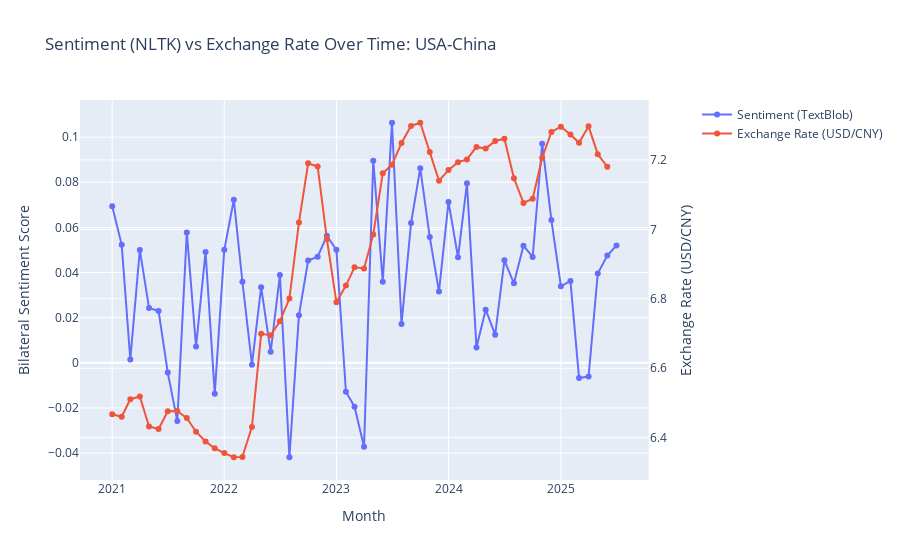
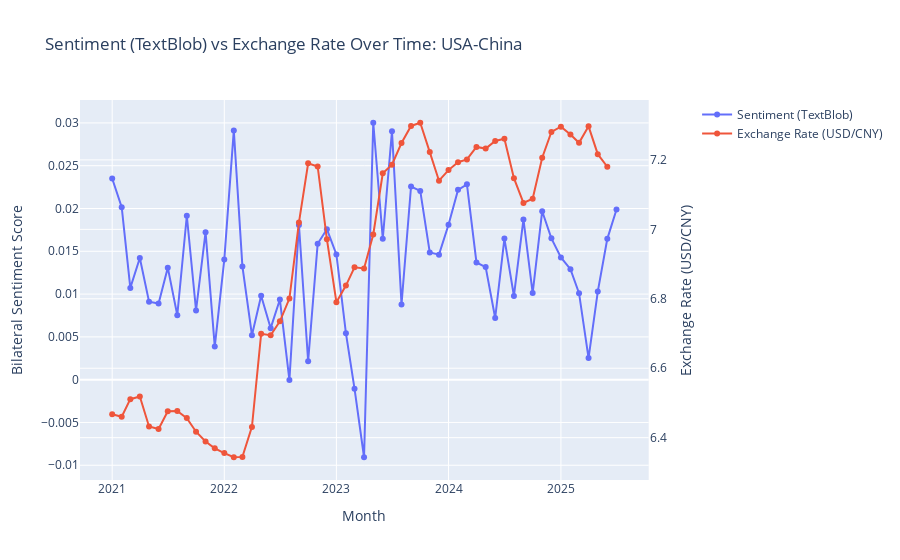

Notebook code cell kept with these figures, in order:
### Code cell
#show graphs joined by month on x axis
import plotly.graph_objects as go
from plotly.subplots import make_subplots

#Create a figure with secondary y-axis
#NLTK
fig = make_subplots(specs=[[{"secondary_y": True}]])

# Add Sentiment trace (primary y-axis)
fig.add_trace(go.Scatter(x = monthly_sentiment_nltk['Month'], y = monthly_sentiment_nltk['Sentiment'], name = 'Sentiment (TextBlob)',
            mode = 'lines+markers'), secondary_y = False)

# Add Exchange Rate trace (secondary y-axis)
fig.add_trace(go.Scatter(x = usd_cny_exchange_rate['Month'], y = usd_cny_exchange_rate['EXCHUS'], name = 'Exchange Rate (USD/CNY)',
        mode = 'lines+markers'), secondary_y = True)

# Update layout
fig.update_layout(title_text = f'Sentiment (NLTK) vs Exchange Rate Over Time: {relation}',hovermode = 'x unified')

# Set axis titles
fig.update_xaxes(title_text = 'Month')
fig.update_yaxes(title_text = 'Bilateral Sentiment Score', secondary_y = False)
fig.update_yaxes(title_text = 'Exchange Rate (USD/CNY)', secondary_y = True)

# Show plot
fig.show()

#TextBlob
fig = make_subplots(specs=[[{"secondary_y": True}]])

# Add Sentiment trace (primary y-axis)
fig.add_trace(go.Scatter(x = monthly_sentiment_textblob['Month'], y = monthly_sentiment_textblob['Sentiment'], name = 'Sentiment (TextBlob)',
            mode = 'lines+markers'), secondary_y = False)

# Add Exchange Rate trace (secondary y-axis)
fig.add_trace(go.Scatter(x = usd_cny_exchange_rate['Month'], y = usd_cny_exchange_rate['EXCHUS'], name = 'Exchange Rate (USD/CNY)',
        mode = 'lines+markers'), secondary_y = True)

# Update layout
fig.update_layout(title_text = f'Sentiment (TextBlob) vs Exchange Rate Over Time: {relation}',hovermode = 'x unified')

# Set axis titles
fig.update_xaxes(title_text = 'Month')
fig.update_yaxes(title_text = 'Bilateral Sentiment Score', secondary_y = False)
fig.update_yaxes(title_text = 'Exchange Rate (USD/CNY)', secondary_y = True)

# Show plot
fig.show()

### Figure 1 — Plotly figure (JSON) as saved in the notebook; plotly's stock layout.template omitted (floating-point values rounded to 4 significant figures)
{"data": [{"mode": "lines+markers", "name": "Sentiment (TextBlob)", "type": "scatter", "x": ["2021-01-01T00:00:00", "2021-02-01T00:00:00", "2021-03-01T00:00:00", "2021-04-01T00:00:00", "2021-05-01T00:00:00", "2021-06-01T00:00:00", "2021-07-01T00:00:00", "2021-08-01T00:00:00", "2021-09-01T00:00:00", "2021-10-01T00:00:00", "2021-11-01T00:00:00", "2021-12-01T00:00:00", "2022-01-01T00:00:00", "2022-02-01T00:00:00", "2022-03-01T00:00:00", "2022-04-01T00:00:00", "2022-05-01T00:00:00", "2022-06-01T00:00:00", "2022-07-01T00:00:00", "2022-08-01T00:00:00", "2022-09-01T00:00:00", "2022-10-01T00:00:00", "2022-11-01T00:00:00", "2022-12-01T00:00:00", "2023-01-01T00:00:00", "2023-02-01T00:00:00", "2023-03-01T00:00:00", "2023-04-01T00:00:00", "2023-05-01T00:00:00", "2023-06-01T00:00:00", "2023-07-01T00:00:00", "2023-08-01T00:00:00", "2023-09-01T00:00:00", "2023-10-01T00:00:00", "2023-11-01T00:00:00", "2023-12-01T00:00:00", "2024-01-01T00:00:00", "2024-02-01T00:00:00", "2024-03-01T00:00:00", "2024-04-01T00:00:00", "2024-05-01T00:00:00", "2024-06-01T00:00:00", "2024-07-01T00:00:00", "2024-08-01T00:00:00", "2024-09-01T00:00:00", "2024-10-01T00:00:00", "2024-11-01T00:00:00", "2024-12-01T00:00:00", "2025-01-01T00:00:00", "2025-02-01T00:00:00", "2025-03-01T00:00:00", "2025-04-01T00:00:00", "2025-05-01T00:00:00", "2025-06-01T00:00:00", "2025-07-01T00:00:00"], "xaxis": "x", "y": [0.06941, 0.05225, 0.001432, 0.04999, 0.02425, 0.0229, -0.004368, -0.02586, 0.05778, 0.007205, 0.0491, -0.01369, 0.05006, 0.07225, 0.0359, -0.0008518, 0.03349, 0.004839, 0.03888, -0.04187, 0.02102, 0.0453, 0.047, 0.05624, 0.05009, -0.01283, -0.01946, -0.03721, 0.08957, 0.03595, 0.1064, 0.01713, 0.0619, 0.08622, 0.0557, 0.03155, 0.07127, 0.04672, 0.07951, 0.006797, 0.02351, 0.01244, 0.04542, 0.03522, 0.05189, 0.0469, 0.09711, 0.06324, 0.03386, 0.03626, -0.006772, -0.006127, 0.03957, 0.04749, 0.05196], "yaxis": "y"}, {"mode": "lines+markers", "name": "Exchange Rate (USD/CNY)", "type": "scatter", "x": ["2021-01", "2021-02", "2021-03", "2021-04", "2021-05", "2021-06", "2021-07", "2021-08", "2021-09", "2021-10", "2021-11", "2021-12", "2022-01", "2022-02", "2022-03", "2022-04", "2022-05", "2022-06", "2022-07", "2022-08", "2022-09", "2022-10", "2022-11", "2022-12", "2023-01", "2023-02", "2023-03", "2023-04", "2023-05", "2023-06", "2023-07", "2023-08", "2023-09", "2023-10", "2023-11", "2023-12", "2024-01", "2024-02", "2024-03", "2024-04", "2024-05", "2024-06", "2024-07", "2024-08", "2024-09", "2024-10", "2024-11", "2024-12", "2025-01", "2025-02", "2025-03", "2025-04", "2025-05", "2025-06"], "xaxis": "x", "y": [6.467, 6.46, 6.511, 6.519, 6.432, 6.425, 6.476, 6.477, 6.456, 6.417, 6.389, 6.369, 6.356, 6.344, 6.345, 6.431, 6.699, 6.695, 6.735, 6.801, 7.019, 7.19, 7.181, 6.972, 6.79, 6.838, 6.891, 6.888, 6.985, 7.161, 7.186, 7.249, 7.298, 7.307, 7.223, 7.14, 7.171, 7.194, 7.202, 7.237, 7.233, 7.255, 7.261, 7.147, 7.076, 7.088, 7.206, 7.281, 7.296, 7.273, 7.249, 7.297, 7.217, 7.18], "yaxis": "y2"}], "layout": {"autosize": true, "hovermode": "x unified", "title": {"text": "Sentiment (NLTK) vs Exchange Rate Over Time: USA-China"}, "xaxis": {"anchor": "y", "autorange": true, "domain": [0, 0.94], "range": ["2020-09-10 17:24:06.1016", "2025-10-21 06:35:53.8984"], "title": {"text": "Month"}, "type": "date"}, "yaxis": {"anchor": "x", "autorange": true, "domain": [0, 1], "range": [-0.05411, 0.1186], "title": {"text": "Bilateral Sentiment Score"}, "type": "linear"}, "yaxis2": {"anchor": "x", "autorange": true, "overlaying": "y", "range": [6.264, 7.387], "side": "right", "title": {"text": "Exchange Rate (USD/CNY)"}, "type": "linear"}}}

### Figure 2 — Plotly figure (JSON) as saved in the notebook; plotly's stock layout.template omitted (floating-point values rounded to 4 significant figures)
{"data": [{"mode": "lines+markers", "name": "Sentiment (TextBlob)", "type": "scatter", "x": ["2021-01-01T00:00:00", "2021-02-01T00:00:00", "2021-03-01T00:00:00", "2021-04-01T00:00:00", "2021-05-01T00:00:00", "2021-06-01T00:00:00", "2021-07-01T00:00:00", "2021-08-01T00:00:00", "2021-09-01T00:00:00", "2021-10-01T00:00:00", "2021-11-01T00:00:00", "2021-12-01T00:00:00", "2022-01-01T00:00:00", "2022-02-01T00:00:00", "2022-03-01T00:00:00", "2022-04-01T00:00:00", "2022-05-01T00:00:00", "2022-06-01T00:00:00", "2022-07-01T00:00:00", "2022-08-01T00:00:00", "2022-09-01T00:00:00", "2022-10-01T00:00:00", "2022-11-01T00:00:00", "2022-12-01T00:00:00", "2023-01-01T00:00:00", "2023-02-01T00:00:00", "2023-03-01T00:00:00", "2023-04-01T00:00:00", "2023-05-01T00:00:00", "2023-06-01T00:00:00", "2023-07-01T00:00:00", "2023-08-01T00:00:00", "2023-09-01T00:00:00", "2023-10-01T00:00:00", "2023-11-01T00:00:00", "2023-12-01T00:00:00", "2024-01-01T00:00:00", "2024-02-01T00:00:00", "2024-03-01T00:00:00", "2024-04-01T00:00:00", "2024-05-01T00:00:00", "2024-06-01T00:00:00", "2024-07-01T00:00:00", "2024-08-01T00:00:00", "2024-09-01T00:00:00", "2024-10-01T00:00:00", "2024-11-01T00:00:00", "2024-12-01T00:00:00", "2025-01-01T00:00:00", "2025-02-01T00:00:00", "2025-03-01T00:00:00", "2025-04-01T00:00:00", "2025-05-01T00:00:00", "2025-06-01T00:00:00", "2025-07-01T00:00:00"], "xaxis": "x", "y": [0.0235, 0.02016, 0.01072, 0.01421, 0.009114, 0.008897, 0.01309, 0.007536, 0.01915, 0.008093, 0.01723, 0.00387, 0.01403, 0.02913, 0.01323, 0.005192, 0.009806, 0.006018, 0.009362, -4.923e-05, 0.01808, 0.002149, 0.01587, 0.01758, 0.01463, 0.005438, -0.00105, -0.009064, 0.03002, 0.01647, 0.02903, 0.008792, 0.02257, 0.02205, 0.01487, 0.01461, 0.0181, 0.02218, 0.02282, 0.01369, 0.01316, 0.007207, 0.01649, 0.009777, 0.01873, 0.01012, 0.01968, 0.01651, 0.01429, 0.01291, 0.0101, 0.002519, 0.01029, 0.01645, 0.01988], "yaxis": "y"}, {"mode": "lines+markers", "name": "Exchange Rate (USD/CNY)", "type": "scatter", "x": ["2021-01", "2021-02", "2021-03", "2021-04", "2021-05", "2021-06", "2021-07", "2021-08", "2021-09", "2021-10", "2021-11", "2021-12", "2022-01", "2022-02", "2022-03", "2022-04", "2022-05", "2022-06", "2022-07", "2022-08", "2022-09", "2022-10", "2022-11", "2022-12", "2023-01", "2023-02", "2023-03", "2023-04", "2023-05", "2023-06", "2023-07", "2023-08", "2023-09", "2023-10", "2023-11", "2023-12", "2024-01", "2024-02", "2024-03", "2024-04", "2024-05", "2024-06", "2024-07", "2024-08", "2024-09", "2024-10", "2024-11", "2024-12", "2025-01", "2025-02", "2025-03", "2025-04", "2025-05", "2025-06"], "xaxis": "x", "y": [6.467, 6.46, 6.511, 6.519, 6.432, 6.425, 6.476, 6.477, 6.456, 6.417, 6.389, 6.369, 6.356, 6.344, 6.345, 6.431, 6.699, 6.695, 6.735, 6.801, 7.019, 7.19, 7.181, 6.972, 6.79, 6.838, 6.891, 6.888, 6.985, 7.161, 7.186, 7.249, 7.298, 7.307, 7.223, 7.14, 7.171, 7.194, 7.202, 7.237, 7.233, 7.255, 7.261, 7.147, 7.076, 7.088, 7.206, 7.281, 7.296, 7.273, 7.249, 7.297, 7.217, 7.18], "yaxis": "y2"}], "layout": {"autosize": true, "hovermode": "x unified", "title": {"text": "Sentiment (TextBlob) vs Exchange Rate Over Time: USA-China"}, "xaxis": {"anchor": "y", "autorange": true, "domain": [0, 0.94], "range": ["2020-09-21 14:15:45.035", "2025-10-10 09:44:14.965"], "title": {"text": "Month"}, "type": "date"}, "yaxis": {"anchor": "x", "autorange": true, "domain": [0, 1], "range": [-0.01229, 0.03324], "title": {"text": "Bilateral Sentiment Score"}, "type": "linear"}, "yaxis2": {"anchor": "x", "autorange": true, "overlaying": "y", "range": [6.264, 7.387], "side": "right", "title": {"text": "Exchange Rate (USD/CNY)"}, "type": "linear"}}}
